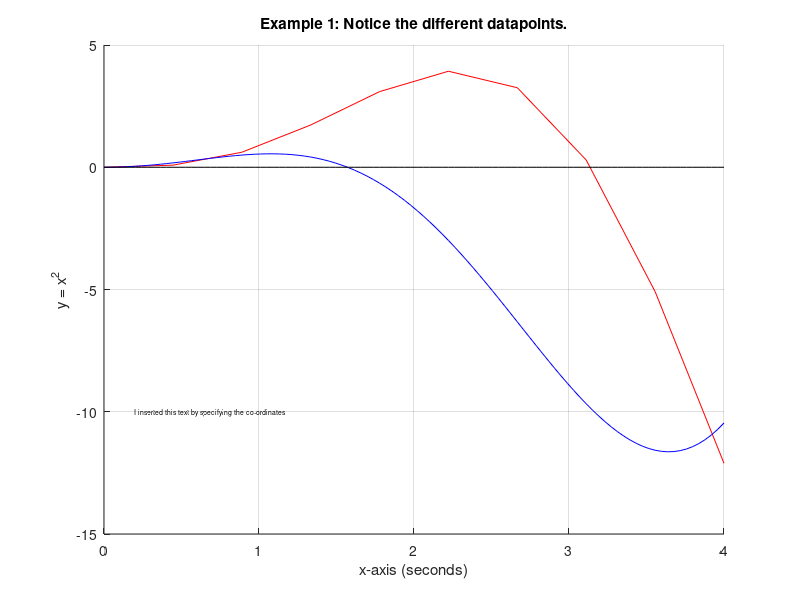

Source code (MATLAB):
% Author: Wikus Jansen van Rensburg
% Last modified: March 7, 2021

% Part 1: 2d Plots.
% Idea of generating plots.
% A plot is a discrete computational device.

% We use this to clear the console window.
clear
clc
close all

% Example 1:
% Now we have all the points that we want to plot.
x = linspace(0, 4, 10); % x is a vector from 0 to 4 that has 10 entries.
x1 = linspace(0,4,100); % x1 is a vector with a lot more datapoints.
y = x.^2.*sin(x);    % Notice that . operator use when working with elements of a vectors.
y1 = x1.^2.*cos(x1); % We plot a more precise line with more data points.
y2 = 0.*x1;             % Used to draw the x-axis.
% Use help('plot') tp see how to customize your plot.
figure  % Starts a new figure for us. This must be on top before we add labels.

% This is if you want to plot an extra plot.
% You need to tell matlab to hold on. This allows multiple plots to be
% drawn on the same axis.
hold on

% Plot 1
plot(x, y, 'r-') % Now we tell Matlab to plot all our datapoints and connect dots.
plot(x1, y1, 'b-') % This uses a lot more datapoints.
plot(x1, y2, 'k')

% Custom formating.
% We label our axis.
title('Example 1: Notice the different datapoints.')
xlabel('x-axis (seconds)')
ylabel('y = x^2')
grid on             % Turn on the grid lines.

text(0.2, -10, 'I inserted this text by specifying the co-ordinates', 'FontSize',5)